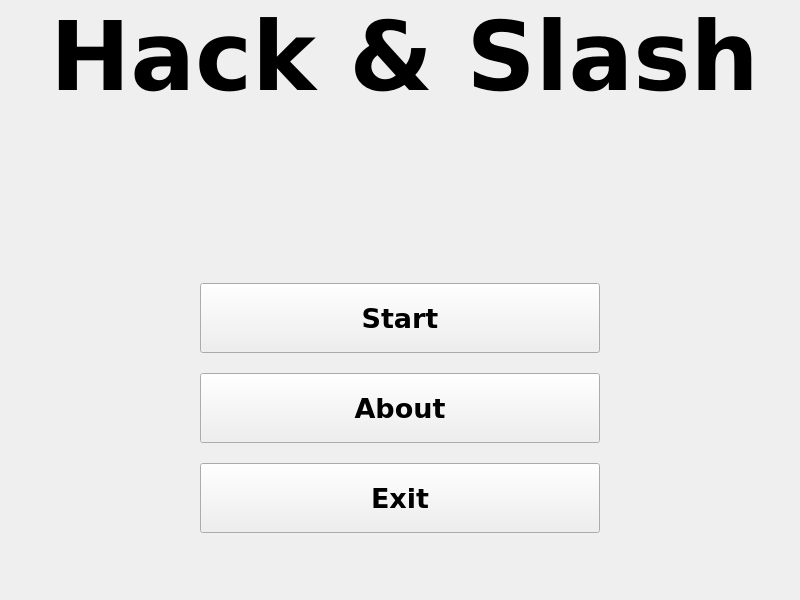
<?xml version="1.0" encoding="UTF-8"?>
<ui version="4.0">
 <class>MainWindow</class>
 <widget class="QMainWindow" name="MainWindow">
  <property name="geometry">
   <rect>
    <x>0</x>
    <y>0</y>
    <width>800</width>
    <height>600</height>
   </rect>
  </property>
  <property name="sizePolicy">
   <sizepolicy hsizetype="Fixed" vsizetype="Fixed">
    <horstretch>0</horstretch>
    <verstretch>0</verstretch>
   </sizepolicy>
  </property>
  <property name="minimumSize">
   <size>
    <width>800</width>
    <height>600</height>
   </size>
  </property>
  <property name="maximumSize">
   <size>
    <width>800</width>
    <height>600</height>
   </size>
  </property>
  <property name="baseSize">
   <size>
    <width>800</width>
    <height>600</height>
   </size>
  </property>
  <property name="windowTitle">
   <string>HackAndSlash</string>
  </property>
  <property name="windowFilePath">
   <string notr="true"/>
  </property>
  <widget class="QWidget" name="centralwidget">
   <widget class="QWidget" name="">
    <property name="geometry">
     <rect>
      <x>0</x>
      <y>0</y>
      <width>1103</width>
      <height>600</height>
     </rect>
    </property>
    <layout class="QVBoxLayout" name="verticalLayout">
     <property name="spacing">
      <number>20</number>
     </property>
     <property name="sizeConstraint">
      <enum>QLayout::SetMaximumSize</enum>
     </property>
     <property name="leftMargin">
      <number>50</number>
     </property>
     <property name="topMargin">
      <number>0</number>
     </property>
     <property name="rightMargin">
      <number>0</number>
     </property>
     <property name="bottomMargin">
      <number>0</number>
     </property>
     <item>
      <widget class="QLabel" name="label">
       <property name="sizePolicy">
        <sizepolicy hsizetype="Fixed" vsizetype="Fixed">
         <horstretch>0</horstretch>
         <verstretch>0</verstretch>
        </sizepolicy>
       </property>
       <property name="font">
        <font>
         <family>Verdana</family>
         <pointsize>72</pointsize>
         <weight>75</weight>
         <bold>true</bold>
        </font>
       </property>
       <property name="text">
        <string>Hack &amp; Slash</string>
       </property>
      </widget>
     </item>
     <item>
      <layout class="QVBoxLayout" name="verticalLayout_3">
       <property name="leftMargin">
        <number>150</number>
       </property>
       <property name="topMargin">
        <number>150</number>
       </property>
       <property name="rightMargin">
        <number>0</number>
       </property>
       <item>
        <widget class="QPushButton" name="playButton">
         <property name="sizePolicy">
          <sizepolicy hsizetype="Minimum" vsizetype="Minimum">
           <horstretch>0</horstretch>
           <verstretch>0</verstretch>
          </sizepolicy>
         </property>
         <property name="maximumSize">
          <size>
           <width>400</width>
           <height>70</height>
          </size>
         </property>
         <property name="font">
          <font>
           <family>Verdana</family>
           <pointsize>20</pointsize>
           <weight>75</weight>
           <bold>true</bold>
          </font>
         </property>
         <property name="text">
          <string>Start</string>
         </property>
        </widget>
       </item>
       <item>
        <widget class="QPushButton" name="aboutButton">
         <property name="sizePolicy">
          <sizepolicy hsizetype="Minimum" vsizetype="Maximum">
           <horstretch>0</horstretch>
           <verstretch>0</verstretch>
          </sizepolicy>
         </property>
         <property name="maximumSize">
          <size>
           <width>400</width>
           <height>70</height>
          </size>
         </property>
         <property name="font">
          <font>
           <family>Verdana</family>
           <pointsize>20</pointsize>
           <weight>75</weight>
           <bold>true</bold>
          </font>
         </property>
         <property name="text">
          <string>About</string>
         </property>
        </widget>
       </item>
       <item>
        <widget class="QPushButton" name="exitButton">
         <property name="sizePolicy">
          <sizepolicy hsizetype="Minimum" vsizetype="Minimum">
           <horstretch>0</horstretch>
           <verstretch>0</verstretch>
          </sizepolicy>
         </property>
         <property name="maximumSize">
          <size>
           <width>400</width>
           <height>70</height>
          </size>
         </property>
         <property name="font">
          <font>
           <family>Verdana</family>
           <pointsize>20</pointsize>
           <weight>75</weight>
           <bold>true</bold>
          </font>
         </property>
         <property name="text">
          <string>Exit</string>
         </property>
        </widget>
       </item>
      </layout>
     </item>
    </layout>
   </widget>
  </widget>
 </widget>
 <resources/>
 <connections/>
</ui>
